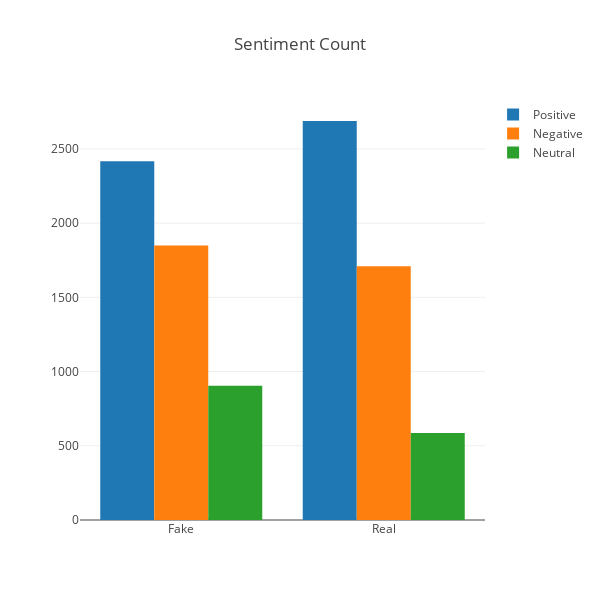

This figure's notebook cell:
### Markdown cell above
#### Visualise the counts of Sentiment by Fake News and Real News

### Code cell
x = ['Fake','Real']

trace1 = go.Bar(
    x=x,
    y= [2417,2688],
    name='Positive'
)
trace2 = go.Bar(
    x=x,
    y=[1849,1710],
    name='Negative'
)

trace3 = go.Bar(
    x=x,
    y=[904,586],
    name='Neutral'
)

data_2 = [trace1, trace2, trace3]
layout = go.Layout(title="Sentiment Count", 
    barmode='group', height=600, width=600 
)

fig = go.Figure(data=data_2, layout=layout)
plotly.offline.iplot(fig, show_link = False, filename='grouped-bar')

### Figure 1 — Plotly figure (JSON) as saved in the notebook; plotly's stock layout.template omitted (floating-point values rounded to 4 significant figures)
{"data": [{"name": "Positive", "type": "bar", "uid": "25190c78-a940-11e8-849b-308d99bcf638", "x": ["Fake", "Real"], "y": [2417, 2688]}, {"name": "Negative", "type": "bar", "uid": "25190c79-a940-11e8-8b06-308d99bcf638", "x": ["Fake", "Real"], "y": [1849, 1710]}, {"name": "Neutral", "type": "bar", "uid": "25190c7a-a940-11e8-be85-308d99bcf638", "x": ["Fake", "Real"], "y": [904, 586]}], "layout": {"barmode": "group", "height": 600, "title": "Sentiment Count", "width": 600}}
